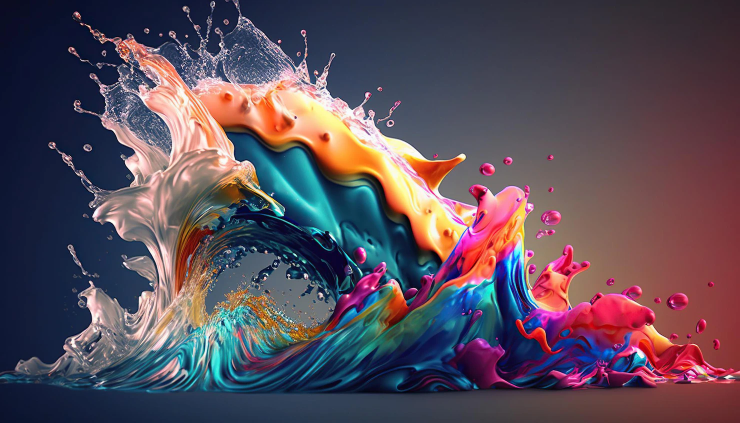
#> input picture python_luiz_otavio/modulo_python/pillow_imagens/fundo.jpg, 1480 x 846 px (shown at 1/2 size)
$ python main.py
#> lines starting #> are read from the running program, lines starting #| are printed output that depends on the picture
from pathlib import Path

from PIL import Image

ROOT_FOLDER = Path(__file__).parent
ORIGINAL = ROOT_FOLDER / "fundo.jpg"
NEW_IMAGE = ROOT_FOLDER / "new.jpg"


pil_image = Image.open(ORIGINAL)
#> pil_image is the input picture: PIL image 1480x846 RGB; mean R, G, B 90.2, 76.6, 89
print(pil_image.size)
#| (1480, 846)
width, height = pil_image.size
#> width = 1480; height = 846
# exif = pil_image.info
# print(exif)

new_width = 640
new_height = round(height * new_width / width)
#> new_height = 366
print(new_width, new_height)
#| 640 366
print(width, height)
#| 1480 846

new_image = pil_image.resize(size=(new_width, new_height))
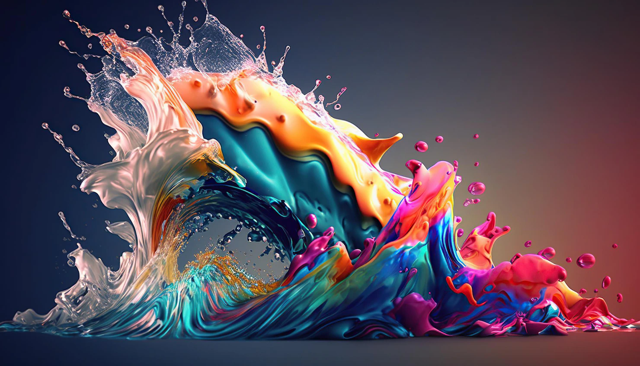
#> new_image: PIL image 640x366 RGB; mean R, G, B 90.2, 76.6, 89
new_image.save(NEW_IMAGE, optimize=True, quality=50)
